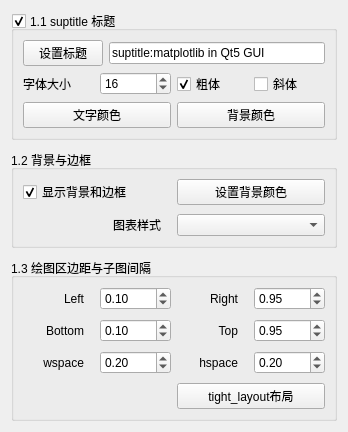
        <widget class="QWidget" name="scrollAreaWidgetContents_2">
         <property name="geometry">
          <rect>
           <x>0</x>
           <y>0</y>
           <width>348</width>
           <height>393</height>
          </rect>
         </property>
         <layout class="QVBoxLayout" name="verticalLayout_11">
          <property name="spacing">
           <number>10</number>
          </property>
          <item>
           <widget class="QGroupBox" name="groupBox_suptitle">
            <property name="title">
             <string>1.1 suptitle 标题</string>
            </property>
            <property name="checkable">
             <bool>true</bool>
            </property>
            <layout class="QVBoxLayout" name="verticalLayout_4">
             <item>
              <layout class="QHBoxLayout" name="horizontalLayout">
               <item>
                <widget class="QPushButton" name="btnFig_Title">
                 <property name="toolTip">
                  <string>设置标题文字</string>
                 </property>
                 <property name="text">
                  <string>设置标题</string>
                 </property>
                </widget>
               </item>
               <item>
                <widget class="QLineEdit" name="editFig_Title">
                 <property name="text">
                  <string>suptitle:matplotlib in Qt5 GUI</string>
                 </property>
                </widget>
               </item>
              </layout>
             </item>
             <item>
              <layout class="QHBoxLayout" name="horizontalLayout_6">
               <item>
                <widget class="QLabel" name="label_12">
                 <property name="text">
                  <string>字体大小</string>
                 </property>
                </widget>
               </item>
               <item>
                <widget class="QSpinBox" name="spinFig_Fontsize">
                 <property name="minimum">
                  <number>5</number>
                 </property>
                 <property name="maximum">
                  <number>100</number>
                 </property>
                 <property name="value">
                  <number>16</number>
                 </property>
                </widget>
               </item>
               <item>
                <widget class="QCheckBox" name="chkBoxFig_Bold">
                 <property name="text">
                  <string>粗体</string>
                 </property>
                 <property name="checked">
                  <bool>true</bool>
                 </property>
                </widget>
               </item>
               <item>
                <widget class="QCheckBox" name="chkBoxFig_Italic">
                 <property name="text">
                  <string>斜体</string>
                 </property>
                </widget>
               </item>
              </layout>
             </item>
             <item>
              <layout class="QHBoxLayout" name="horizontalLayout_7">
               <item>
                <widget class="QPushButton" name="btnFig_TitleColor">
                 <property name="text">
                  <string>文字颜色</string>
                 </property>
                </widget>
               </item>
               <item>
                <widget class="QPushButton" name="btnFig_TitleBackColor">
                 <property name="text">
                  <string>背景颜色</string>
                 </property>
                </widget>
               </item>
              </layout>
             </item>
            </layout>
           </widget>
          </item>
          <item>
           <widget class="QGroupBox" name="groupBox">
            <property name="title">
             <string>1.2 背景与边框</string>
            </property>
            <layout class="QGridLayout" name="gridLayout_7">
             <property name="verticalSpacing">
              <number>9</number>
             </property>
             <item row="0" column="0">
              <widget class="QCheckBox" name="chkBoxFig_FrameOn">
               <property name="text">
                <string>显示背景和边框</string>
               </property>
               <property name="checked">
                <bool>true</bool>
               </property>
              </widget>
             </item>
             <item row="0" column="1">
              <widget class="QPushButton" name="btnFig_FaceColor">
               <property name="text">
                <string>设置背景颜色</string>
               </property>
              </widget>
             </item>
             <item row="1" column="0">
              <widget class="QLabel" name="label_10">
               <property name="text">
                <string>图表样式</string>
               </property>
               <property name="alignment">
                <set>Qt::AlignRight|Qt::AlignTrailing|Qt::AlignVCenter</set>
               </property>
               <property name="indent">
                <number>10</number>
               </property>
              </widget>
             </item>
             <item row="1" column="1">
              <widget class="QComboBox" name="comboFig_Style"/>
             </item>
            </layout>
           </widget>
          </item>
          <item>
           <widget class="QGroupBox" name="groupBox_FigureLayout">
            <property name="title">
             <string>1.3 绘图区边距与子图间隔</string>
            </property>
            <layout class="QGridLayout" name="gridLayout">
             <property name="verticalSpacing">
              <number>9</number>
             </property>
             <item row="1" column="1">
              <widget class="QDoubleSpinBox" name="spinFig_marginBottom">
               <property name="maximum">
                <double>1.000000000000000</double>
               </property>
               <property name="singleStep">
                <double>0.010000000000000</double>
               </property>
               <property name="value">
                <double>0.100000000000000</double>
               </property>
              </widget>
             </item>
             <item row="0" column="3">
              <widget class="QDoubleSpinBox" name="spinFig_marginRight">
               <property name="maximum">
                <double>1.000000000000000</double>
               </property>
               <property name="singleStep">
                <double>0.010000000000000</double>
               </property>
               <property name="value">
                <double>0.950000000000000</double>
               </property>
              </widget>
             </item>
             <item row="1" column="3">
              <widget class="QDoubleSpinBox" name="spinFig_marginTop">
               <property name="maximum">
                <double>1.000000000000000</double>
               </property>
               <property name="singleStep">
                <double>0.010000000000000</double>
               </property>
               <property name="value">
                <double>0.950000000000000</double>
               </property>
              </widget>
             </item>
             <item row="0" column="0">
              <widget class="QLabel" name="label">
               <property name="text">
                <string>Left</string>
               </property>
               <property name="alignment">
                <set>Qt::AlignRight|Qt::AlignTrailing|Qt::AlignVCenter</set>
               </property>
               <property name="indent">
                <number>10</number>
               </property>
              </widget>
             </item>
             <item row="0" column="2">
              <widget class="QLabel" name="label_3">
               <property name="text">
                <string>Right</string>
               </property>
               <property name="alignment">
                <set>Qt::AlignRight|Qt::AlignTrailing|Qt::AlignVCenter</set>
               </property>
               <property name="indent">
                <number>10</number>
               </property>
              </widget>
             </item>
             <item row="1" column="0">
              <widget class="QLabel" name="label_2">
               <property name="text">
                <string>Bottom</string>
               </property>
               <property name="alignment">
                <set>Qt::AlignRight|Qt::AlignTrailing|Qt::AlignVCenter</set>
               </property>
               <property name="indent">
                <number>10</number>
               </property>
              </widget>
             </item>
             <item row="1" column="2">
              <widget class="QLabel" name="label_4">
               <property name="text">
                <string>Top</string>
               </property>
               <property name="alignment">
                <set>Qt::AlignRight|Qt::AlignTrailing|Qt::AlignVCenter</set>
               </property>
               <property name="indent">
                <number>10</number>
               </property>
              </widget>
             </item>
             <item row="0" column="1">
              <widget class="QDoubleSpinBox" name="spinFig_marginLeft">
               <property name="maximum">
                <double>1.000000000000000</double>
               </property>
               <property name="singleStep">
                <double>0.010000000000000</double>
               </property>
               <property name="value">
                <double>0.100000000000000</double>
               </property>
              </widget>
             </item>
             <item row="2" column="1">
              <widget class="QDoubleSpinBox" name="spinFig_wspace">
               <property name="maximum">
                <double>1.000000000000000</double>
               </property>
               <property name="singleStep">
                <double>0.010000000000000</double>
               </property>
               <property name="value">
                <double>0.200000000000000</double>
               </property>
              </widget>
             </item>
             <item row="2" column="3">
              <widget class="QDoubleSpinBox" name="spinFig_hspace">
               <property name="maximum">
                <double>1.000000000000000</double>
               </property>
               <property name="singleStep">
                <double>0.010000000000000</double>
               </property>
               <property name="value">
                <double>0.200000000000000</double>
               </property>
              </widget>
             </item>
             <item row="2" column="0">
              <widget class="QLabel" name="label_24">
               <property name="text">
                <string>wspace</string>
               </property>
               <property name="alignment">
                <set>Qt::AlignRight|Qt::AlignTrailing|Qt::AlignVCenter</set>
               </property>
               <property name="indent">
                <number>10</number>
               </property>
              </widget>
             </item>
             <item row="2" column="2">
              <widget class="QLabel" name="label_25">
               <property name="text">
                <string>hspace</string>
               </property>
               <property name="alignment">
                <set>Qt::AlignRight|Qt::AlignTrailing|Qt::AlignVCenter</set>
               </property>
               <property name="indent">
                <number>10</number>
               </property>
              </widget>
             </item>
             <item row="3" column="2" colspan="2">
              <widget class="QPushButton" name="btnFigure_tightLayout">
               <property name="text">
                <string>tight_layout布局</string>
               </property>
              </widget>
             </item>
            </layout>
           </widget>
          </item>
          <item>
           <spacer name="verticalSpacer">
            <property name="orientation">
             <enum>Qt::Vertical</enum>
            </property>
            <property name="sizeHint" stdset="0">
             <size>
              <width>20</width>
              <height>105</height>
             </size>
            </property>
           </spacer>
          </item>
         </layout>
        </widget>
